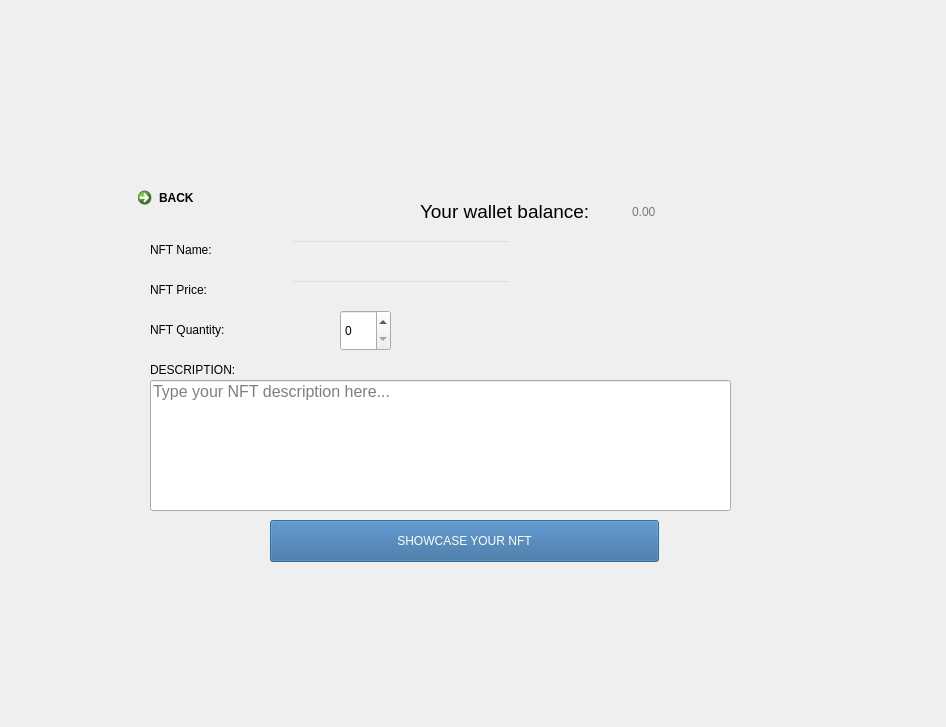
<?xml version="1.0" encoding="UTF-8"?>
<ui version="4.0">
 <class>Dialog</class>
 <widget class="QDialog" name="Dialog">
  <property name="geometry">
   <rect>
    <x>0</x>
    <y>0</y>
    <width>946</width>
    <height>727</height>
   </rect>
  </property>
  <property name="windowTitle">
   <string>Dialog</string>
  </property>
  <widget class="QPushButton" name="sellnft">
   <property name="geometry">
    <rect>
     <x>270</x>
     <y>520</y>
     <width>389</width>
     <height>42</height>
    </rect>
   </property>
   <property name="palette">
    <palette>
     <active>
      <colorrole role="WindowText">
       <brush brushstyle="SolidPattern">
        <color alpha="255">
         <red>255</red>
         <green>255</green>
         <blue>255</blue>
        </color>
       </brush>
      </colorrole>
      <colorrole role="Button">
       <brush brushstyle="SolidPattern">
        <color alpha="255">
         <red>51</red>
         <green>102</green>
         <blue>153</blue>
        </color>
       </brush>
      </colorrole>
      <colorrole role="Text">
       <brush brushstyle="SolidPattern">
        <color alpha="255">
         <red>255</red>
         <green>255</green>
         <blue>255</blue>
        </color>
       </brush>
      </colorrole>
      <colorrole role="ButtonText">
       <brush brushstyle="SolidPattern">
        <color alpha="255">
         <red>255</red>
         <green>255</green>
         <blue>255</blue>
        </color>
       </brush>
      </colorrole>
      <colorrole role="Base">
       <brush brushstyle="SolidPattern">
        <color alpha="255">
         <red>51</red>
         <green>102</green>
         <blue>153</blue>
        </color>
       </brush>
      </colorrole>
      <colorrole role="Window">
       <brush brushstyle="SolidPattern">
        <color alpha="255">
         <red>51</red>
         <green>102</green>
         <blue>153</blue>
        </color>
       </brush>
      </colorrole>
     </active>
     <inactive>
      <colorrole role="WindowText">
       <brush brushstyle="SolidPattern">
        <color alpha="255">
         <red>255</red>
         <green>255</green>
         <blue>255</blue>
        </color>
       </brush>
      </colorrole>
      <colorrole role="Button">
       <brush brushstyle="SolidPattern">
        <color alpha="255">
         <red>51</red>
         <green>102</green>
         <blue>153</blue>
        </color>
       </brush>
      </colorrole>
      <colorrole role="Text">
       <brush brushstyle="SolidPattern">
        <color alpha="255">
         <red>255</red>
         <green>255</green>
         <blue>255</blue>
        </color>
       </brush>
      </colorrole>
      <colorrole role="ButtonText">
       <brush brushstyle="SolidPattern">
        <color alpha="255">
         <red>255</red>
         <green>255</green>
         <blue>255</blue>
        </color>
       </brush>
      </colorrole>
      <colorrole role="Base">
       <brush brushstyle="SolidPattern">
        <color alpha="255">
         <red>51</red>
         <green>102</green>
         <blue>153</blue>
        </color>
       </brush>
      </colorrole>
      <colorrole role="Window">
       <brush brushstyle="SolidPattern">
        <color alpha="255">
         <red>51</red>
         <green>102</green>
         <blue>153</blue>
        </color>
       </brush>
      </colorrole>
     </inactive>
     <disabled>
      <colorrole role="WindowText">
       <brush brushstyle="SolidPattern">
        <color alpha="255">
         <red>255</red>
         <green>255</green>
         <blue>255</blue>
        </color>
       </brush>
      </colorrole>
      <colorrole role="Button">
       <brush brushstyle="SolidPattern">
        <color alpha="255">
         <red>51</red>
         <green>102</green>
         <blue>153</blue>
        </color>
       </brush>
      </colorrole>
      <colorrole role="Text">
       <brush brushstyle="SolidPattern">
        <color alpha="255">
         <red>255</red>
         <green>255</green>
         <blue>255</blue>
        </color>
       </brush>
      </colorrole>
      <colorrole role="ButtonText">
       <brush brushstyle="SolidPattern">
        <color alpha="255">
         <red>255</red>
         <green>255</green>
         <blue>255</blue>
        </color>
       </brush>
      </colorrole>
      <colorrole role="Base">
       <brush brushstyle="SolidPattern">
        <color alpha="255">
         <red>51</red>
         <green>102</green>
         <blue>153</blue>
        </color>
       </brush>
      </colorrole>
      <colorrole role="Window">
       <brush brushstyle="SolidPattern">
        <color alpha="255">
         <red>51</red>
         <green>102</green>
         <blue>153</blue>
        </color>
       </brush>
      </colorrole>
     </disabled>
    </palette>
   </property>
   <property name="cursor">
    <cursorShape>PointingHandCursor</cursorShape>
   </property>
   <property name="mouseTracking">
    <bool>true</bool>
   </property>
   <property name="focusPolicy">
    <enum>Qt::ClickFocus</enum>
   </property>
   <property name="contextMenuPolicy">
    <enum>Qt::NoContextMenu</enum>
   </property>
   <property name="acceptDrops">
    <bool>true</bool>
   </property>
   <property name="layoutDirection">
    <enum>Qt::LeftToRight</enum>
   </property>
   <property name="styleSheet">
    <string notr="true">QPushButton { background-color: #336699; color: white; border-radius: 20px; padding: 10px 20px; font-size: 18px; }&quot;
QPushButton:hover { background-color: #5588CC; }</string>
   </property>
   <property name="inputMethodHints">
    <set>Qt::ImhNone</set>
   </property>
   <property name="text">
    <string>SHOWCASE YOUR NFT</string>
   </property>
  </widget>
  <widget class="QCommandLinkButton" name="backbutton">
   <property name="geometry">
    <rect>
     <x>130</x>
     <y>180</y>
     <width>181</width>
     <height>41</height>
    </rect>
   </property>
   <property name="cursor">
    <cursorShape>PointingHandCursor</cursorShape>
   </property>
   <property name="text">
    <string>BACK</string>
   </property>
  </widget>
  <widget class="QLineEdit" name="balance">
   <property name="geometry">
    <rect>
     <x>630</x>
     <y>200</y>
     <width>191</width>
     <height>23</height>
    </rect>
   </property>
   <property name="styleSheet">
    <string notr="true">background: Transparent;
font: 14pt &quot;Cooper Black&quot;;</string>
   </property>
   <property name="inputMethodHints">
    <set>Qt::ImhPreferNumbers</set>
   </property>
   <property name="text">
    <string/>
   </property>
   <property name="frame">
    <bool>false</bool>
   </property>
   <property name="placeholderText">
    <string>0.00</string>
   </property>
  </widget>
  <widget class="QLabel" name="label">
   <property name="geometry">
    <rect>
     <x>420</x>
     <y>200</y>
     <width>251</width>
     <height>21</height>
    </rect>
   </property>
   <property name="styleSheet">
    <string notr="true">font: 14pt &quot;Cooper Black&quot;;</string>
   </property>
   <property name="text">
    <string>&lt;html&gt;&lt;head/&gt;&lt;body&gt;&lt;p&gt;&lt;span style=&quot; font-size:14pt;&quot;&gt;Your wallet balance: &lt;/span&gt;&lt;/p&gt;&lt;/body&gt;&lt;/html&gt;</string>
   </property>
  </widget>
  <widget class="QSpinBox" name="nftquant">
   <property name="geometry">
    <rect>
     <x>340</x>
     <y>310</y>
     <width>51</width>
     <height>41</height>
    </rect>
   </property>
  </widget>
  <widget class="QLabel" name="label_2">
   <property name="geometry">
    <rect>
     <x>150</x>
     <y>240</y>
     <width>205</width>
     <height>21</height>
    </rect>
   </property>
   <property name="styleSheet">
    <string notr="true">font: 14pt &quot;Cooper Black&quot;;</string>
   </property>
   <property name="frameShape">
    <enum>QFrame::NoFrame</enum>
   </property>
   <property name="text">
    <string>&lt;html&gt;&lt;head/&gt;&lt;body&gt;&lt;p&gt;NFT Name: &lt;/p&gt;&lt;/body&gt;&lt;/html&gt;</string>
   </property>
  </widget>
  <widget class="QLineEdit" name="nftname">
   <property name="geometry">
    <rect>
     <x>290</x>
     <y>240</y>
     <width>221</width>
     <height>23</height>
    </rect>
   </property>
   <property name="styleSheet">
    <string notr="true">background: Transparent;
font: 14pt &quot;Cooper Black&quot;;</string>
   </property>
   <property name="inputMethodHints">
    <set>Qt::ImhPreferNumbers</set>
   </property>
   <property name="text">
    <string/>
   </property>
   <property name="frame">
    <bool>true</bool>
   </property>
   <property name="placeholderText">
    <string/>
   </property>
  </widget>
  <widget class="QLabel" name="label_3">
   <property name="geometry">
    <rect>
     <x>150</x>
     <y>280</y>
     <width>205</width>
     <height>21</height>
    </rect>
   </property>
   <property name="styleSheet">
    <string notr="true">font: 14pt &quot;Cooper Black&quot;;</string>
   </property>
   <property name="frameShape">
    <enum>QFrame::NoFrame</enum>
   </property>
   <property name="text">
    <string>&lt;html&gt;&lt;head/&gt;&lt;body&gt;&lt;p&gt;NFT Price: &lt;/p&gt;&lt;/body&gt;&lt;/html&gt;</string>
   </property>
  </widget>
  <widget class="QLineEdit" name="nftprice">
   <property name="geometry">
    <rect>
     <x>290</x>
     <y>280</y>
     <width>221</width>
     <height>23</height>
    </rect>
   </property>
   <property name="styleSheet">
    <string notr="true">background: Transparent;
font: 14pt &quot;Cooper Black&quot;;</string>
   </property>
   <property name="inputMethodHints">
    <set>Qt::ImhPreferNumbers</set>
   </property>
   <property name="text">
    <string/>
   </property>
   <property name="frame">
    <bool>true</bool>
   </property>
   <property name="placeholderText">
    <string/>
   </property>
  </widget>
  <widget class="QLabel" name="label_4">
   <property name="geometry">
    <rect>
     <x>150</x>
     <y>320</y>
     <width>205</width>
     <height>21</height>
    </rect>
   </property>
   <property name="styleSheet">
    <string notr="true">font: 14pt &quot;Cooper Black&quot;;</string>
   </property>
   <property name="frameShape">
    <enum>QFrame::NoFrame</enum>
   </property>
   <property name="text">
    <string>&lt;html&gt;&lt;head/&gt;&lt;body&gt;&lt;p&gt;NFT Quantity: &lt;/p&gt;&lt;/body&gt;&lt;/html&gt;</string>
   </property>
  </widget>
  <widget class="QLabel" name="label_5">
   <property name="geometry">
    <rect>
     <x>150</x>
     <y>360</y>
     <width>205</width>
     <height>21</height>
    </rect>
   </property>
   <property name="styleSheet">
    <string notr="true">font: 14pt &quot;Cooper Black&quot;;</string>
   </property>
   <property name="frameShape">
    <enum>QFrame::NoFrame</enum>
   </property>
   <property name="text">
    <string>&lt;html&gt;&lt;head/&gt;&lt;body&gt;&lt;p&gt;DESCRIPTION: &lt;/p&gt;&lt;/body&gt;&lt;/html&gt;</string>
   </property>
  </widget>
  <widget class="QLineEdit" name="nftdescription">
   <property name="geometry">
    <rect>
     <x>150</x>
     <y>380</y>
     <width>581</width>
     <height>131</height>
    </rect>
   </property>
   <property name="font">
    <font>
     <pointsize>12</pointsize>
    </font>
   </property>
   <property name="alignment">
    <set>Qt::AlignLeading|Qt::AlignLeft|Qt::AlignTop</set>
   </property>
   <property name="placeholderText">
    <string>Type your NFT description here...</string>
   </property>
  </widget>
 </widget>
 <resources/>
 <connections/>
</ui>
